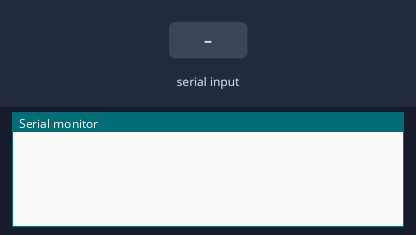
A sketch run on a simulated Arduino Uno, built with avr-gcc and run on an emulated ATmega328P. On the bench: the last lines printed to the serial monitor. Inputs (shaded band) come from the test bench.

Above: at 1.2 s.
1.3 s: byte 30 received over Serial
At 2.5 s:
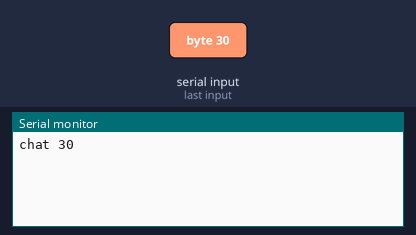
2.8 s: byte 90 received over Serial
At 3.7 s:
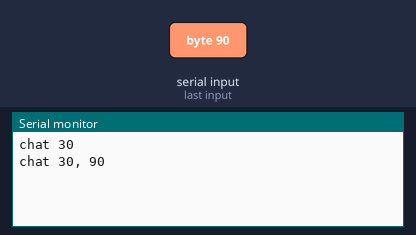
4.3 s: byte 120 received over Serial
At 4.8 s:
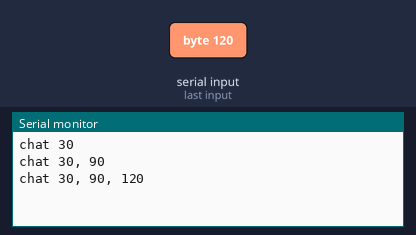
5.8 s: byte 30 received over Serial
At 7.0 s:
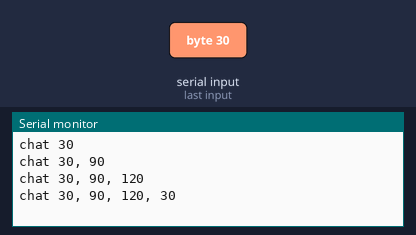
7.3 s: byte 90 received over Serial
At 8.3 s:
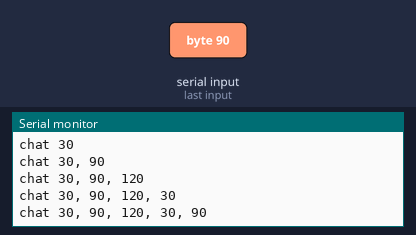
8.8 s: byte 120 received over Serial
At 9.5 s:
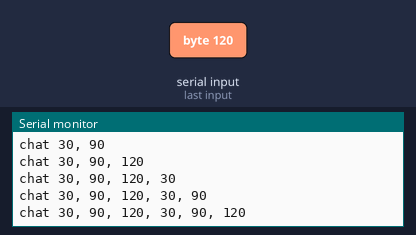

Measured:
- after the input at 1.3 s, the serial monitor: prints a new line at once (image 1)
- after the input at 2.8 s, the serial monitor: prints a new line at once (image 2)
- after the input at 4.3 s, the serial monitor: prints a new line at once (image 3)
- after the input at 5.8 s, the serial monitor: prints a new line at once (image 4)
- after the input at 7.3 s, the serial monitor: prints a new line at once (image 5)
- after the input at 8.8 s, the serial monitor: prints a new line at once (image 6)

The sketch:

SerialCraftTest.ino
```cpp
uint8_t buffer[100];
int len = 0;

void setup() {
  // put your setup code here, to run once:
  Serial.begin(115200);
}

void loop() {
  // put your main code here, to run repeatedly:
  if(Serial.available() > 0) {
    buffer[len++] = Serial.read();
    Serial.print("chat ");
    for(int i = 0; i < len; i++) {
      Serial.print(buffer[i]);
      if(i != len-1) {
        Serial.print(", ");
      }
    }
    Serial.println();
  }

  if(len >= 4 && buffer[0] == 1 && buffer[1] == 83 && buffer[2] == 67 && len >= buffer[3]+4) {
    len = 0;
  }

}
```
